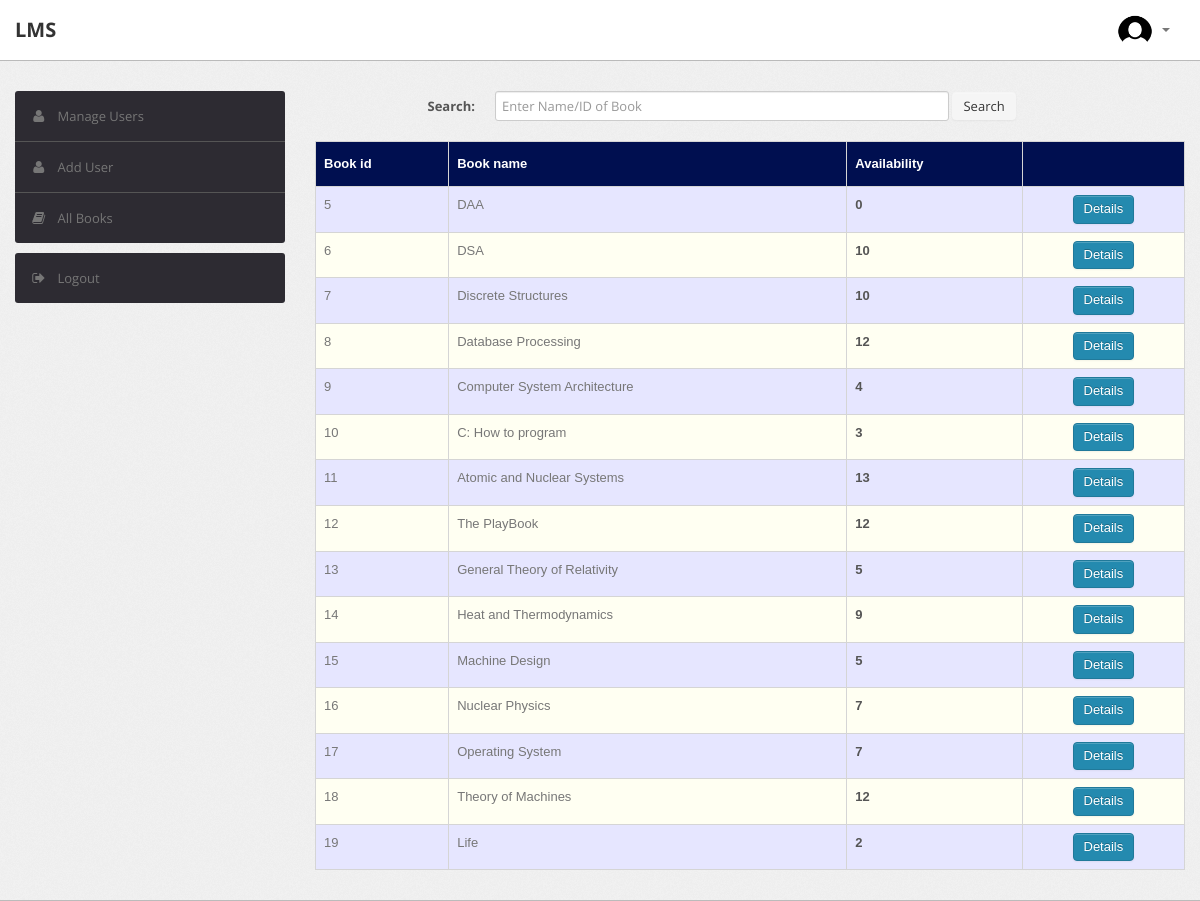
/admin/book.php (signed in), run on the app's committed database.
### tables this page shows
CREATE TABLE `book` (
  `BookId` int(10) NOT NULL,
  `Title` varchar(50) DEFAULT NULL,
  `Publisher` varchar(50) DEFAULT NULL,
  `Year` varchar(50) DEFAULT NULL,
  `Availability` int(5) DEFAULT NULL
);

### admin/book.php (the view, shortened to what this page needs)
<?php
require('dbconn.php');
?>
<?php
if ($_SESSION['Email']) {
    ?>
<!DOCTYPE html>
<html lang="en">
    <head>
        <link type="text/css" href="bootstrap/css/bootstrap.min.css" rel="stylesheet">
        <link type="text/css" href="bootstrap/css/bootstrap-responsive.min.css" rel="stylesheet">
        <link type="text/css" href="css/theme.css" rel="stylesheet">
        <link type="text/css" href="images/icons/css/font-awesome.css" rel="stylesheet">
    </head>
    <body>
        <div class="navbar navbar-fixed-top">
            <div class="navbar-inner">
                <div class="container">
                        <a class="brand" href="index.php">LMS </a>
                    <div class="nav-collapse collapse navbar-inverse-collapse">
                        <ul class="nav pull-right">
                            <li class="nav-user dropdown"><a href="#" class="dropdown-toggle" data-toggle="dropdown">
                                <img src="images/profile.png" width="20%" height="20%"class="nav-avatar" />
                                <b class="caret"></b></a>
                            </li>
                        </ul>
                    </div>
                </div>
            </div>
        </div>
        <div class="wrapper">
            <div class="container">
                <div class="row">
                    <div class="span3">
                        <div class="sidebar">
                            <ul class="widget widget-menu unstyled">
                                <li><a href="index.php"><i class="menu-icon icon-user"></i>Manage Users </a>
                                </li>
                                <li><a href="add_user.php"><i class="menu-icon icon-user"></i>Add User </a>
                                </li>
                                <li><a href="book.php"><i class="menu-icon icon-book"></i>All Books </a></li>
                            </ul>
                            <ul class="widget widget-menu unstyled">
                                <li><a href="logout.php"><i class="menu-icon icon-signout"></i>Logout </a></li>
                            </ul>
                        </div>
                    </div>
                    <div class="span9">
                  <form class="form-horizontal row-fluid" action="book.php" method="post">
                                        <div class="control-group">
                                            <label class="control-label" for="Search"><b>Search:</b></label>
                                            <div class="controls">
                                                <input type="text" id="title" name="title" placeholder="Enter Name/ID of Book" class="span8" required>
                                                <button type="submit" name="submit"class="btn">Search</button>
                                            </div>
                                        </div>
                                    </form>
                                    <br>
                                    <?php
                                    if(isset($_POST['submit']))
                                        {$s=$_POST['title'];
                                            $sql="select * from lms.book where BookId='$s' or Title like '%$s%'";
                                        }
                                    else
                                        $sql="select * from lms.book";
                                    $result=$conn->query($sql);
                                    $rowcount=mysqli_num_rows($result);
                                    if(!($rowcount))
                                        echo "<br><center><h2><b><i>No Results</i></b></h2></center>";
                                    else
                                    {
                                    ?>
                        <table class="table" id = "tables">
                                  <thead>
                                    <tr>
                                      <th>Book id</th>
                                      <th>Book name</th>
                                      <th>Availability</th>
                                      <th></th>
                                    </tr>
                                  </thead>
                                  <tbody>
                                    <?php
                            while($row=$result->fetch_assoc())
                            {
                                $bookid=$row['BookId'];
                                $name=$row['Title'];
                                $avail=$row['Availability'];
                            ?>
                                    <tr>
                                      <td><?php echo $bookid ?></td>
                                      <td><?php echo $name ?></td>
                                      <td><b><?php echo $avail ?></b></td>
                                        <td><center>
                                            <a href="bookdetails.php?id=<?php echo $bookid; ?>" class="btn btn-primary">Details</a>
                                        </center></td>
                                    </tr>
                               <?php }} ?>
                               </tbody>
                                </table>
                            </div>
                </div>
            </div>
        </div>
    </body>
</html>
<?php }
else {
    echo "<script type='text/javascript'>alert('Access Denied!!!')</script>";
} ?>

### admin/css/theme.css (style rules this page uses)
#tables { font-family: "Trebuchet MS", Arial, Helvetica, sans-serif; border-collapse: collapse; width: 100%; }
#tables td, #tables th { border: 1px solid #ddd; padding: 8px; }
#tables tr:nth-child(even) { background-color: #fffff2; }
#tables tr:nth-child(odd) { background-color: #e6e6ff; }
#tables th { padding-top: 12px; padding-bottom: 12px; text-align: left; background-color: #000F50; color: white; }
body { font-size: 13px; font-family: 'Open Sans', Arial, sans-serif; background: #fff; color: #777 }
strong, b { color: #555 }
.wrapper { background: url(../images/bg.png) #eee; border-bottom: 1px solid #bbb; -webkit-box-shadow: 0 1px 2px rgba(0,0,0,0.1); -moz-box-shadow: 0 1px 2px rgba(0,0,0,0.1); box-shadow: 0 1px 2px rgba(0,0,0,0.1); padding: 30px 0 }
form { margin: 0 }
select, textarea, input[type="text"], input[type="password"], input[type="datetime"], input[type="datetime-local"], input[type="date"], input[type="month"], input[type="time"], input[type="week"], input[type="number"], input[type="email"], input[type="url"], input[type="search"], input[type="tel"], input[type="color"], .uneditable-input, label, input, button, select, textarea { -webkit-border-radius: 3px; -moz-border-radius: 3px; border-radius: 3px; font-size: 13px; font-family: 'Open Sans', Tahoma, Arial, sans-serif }
body [class^="icon-"], body [class*=" icon-"] { font-size: 14px; line-height: 20px; height: 20px }
.form-horizontal .control-group, .form-vertical .control-group { margin-bottom: 0 }
.navbar { position: static!important; margin: 0!important }
.navbar .navbar-inner { background: #fff; border-bottom: 1px solid #bbb; -webkit-box-shadow: 0 1px 2px rgba(0,0,0,0.15); -moz-box-shadow: 0 1px 2px rgba(0,0,0,0.15); box-shadow: 0 1px 2px rgba(0,0,0,0.15) }
.navbar .brand { color: #333; font-weight: bold; font-size: 20px; margin-right: 20px; padding: 20px }
.navbar .nav>li>a { padding: 20px 15px; font-weight: bold; color: #777 }
.nav-user>a { height: 20px }
.nav-avatar { width: 34px; height: 34px; margin: -7px 5px 0 0; -webkit-border-radius: 50%; -moz-border-radius: 50%; border-radius: 50% }
.btn, .btn-box { -webkit-border-radius: 3px; -moz-border-radius: 3px; border-radius: 3px }
.btn { font-size: 13px; font-weight: 600 }
.btn { display: inline-block; margin-bottom: 0; font-weight: 400; text-align: center; vertical-align: middle; cursor: pointer; background-image: none; border: 1px solid transparent; white-space: nowrap; padding: 4px 10px; font-size: 13px; line-height: 1.42857; border-radius: 4px; -webkit-user-select: none; -moz-user-select: none; -ms-user-select: none; user-select: none }
.btn-primary { color: #fff; background-color: #248aaf; border-color: #20799a }
.table { margin-bottom: 0 }
.table th, .table td { border-color: #d5d5d5!important }
.widget-menu { background: #fff; -webkit-border-radius: 3px; -moz-border-radius: 3px; border-radius: 3px; overflow: hidden }
.widget-menu a { color: #555; display: block; line-height: 20px; padding: 15px; text-decoration: none!important }
.widget-menu .menu-icon { margin-right: 10px; color: #767676; -webkit-transition: all .2s ease-in-out; -moz-transition: all .2s ease-in-out; transition: all .2s ease-in-out; }
.widget-menu>li+li { border-top: 1px solid #555 }
.widget-menu>li>a { background-color: #2d2b32; color: #767676; -webkit-transition: all .2s ease-in-out; -moz-transition: all .2s ease-in-out; transition: all .2s ease-in-out; }

### data on the page
book: BookId "5", Title "DAA", Availability "0"
book: BookId "6", Title "DSA", Availability "10"
book: BookId "7", Title "Discrete Structures", Availability "10"
book: BookId "8", Title "Database Processing", Availability "12"
book: BookId "9", Title "Computer System Architecture", Availability "4"
book: BookId "10", Title "C: How to program", Availability "3"
book: BookId "11", Title "Atomic and Nuclear Systems", Availability "13"
book: BookId "12", Title "The PlayBook", Availability "12"
book: BookId "13", Title "General Theory of Relativity", Availability "5"
book: BookId "14", Title "Heat and Thermodynamics", Availability "9"
book: BookId "15", Title "Machine Design", Availability "5"
book: BookId "16", Title "Nuclear Physics", Availability "7"
book: BookId "17", Title "Operating System", Availability "7"
book: BookId "18", Title "Theory of Machines", Availability "12"
book: BookId "19", Title "Life", Availability "2"
